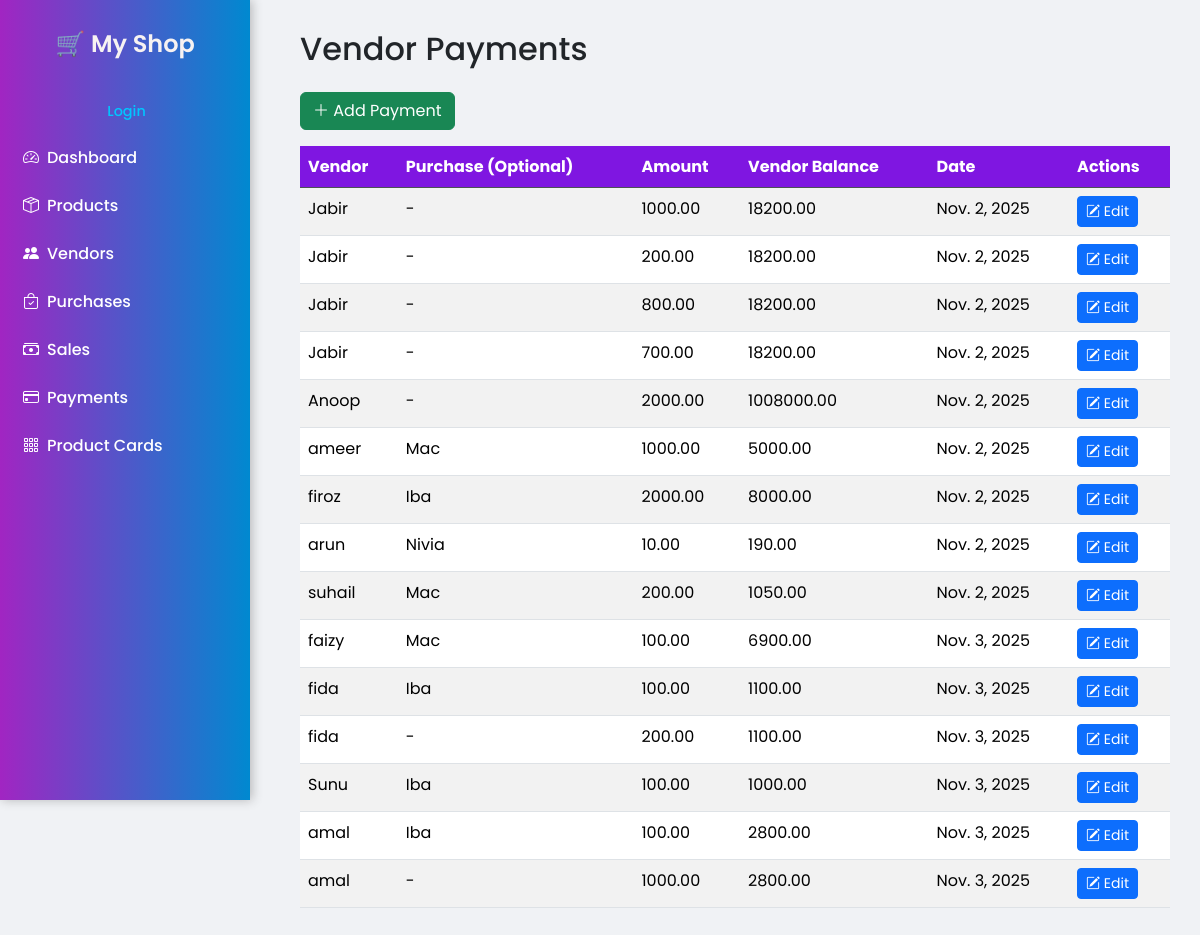
The page /payments/ on the database its author committed.
### core/models.py (models this page shows, shortened)
class Payment(models.Model):
    vendor = models.ForeignKey(Vendor, on_delete=models.CASCADE, related_name='payments')
    purchase = models.ForeignKey(Purchase, on_delete=models.CASCADE, null=True, blank=True, related_name='payments')
    amount = models.DecimalField(max_digits=10, decimal_places=2)  # ✅ DecimalField
    date = models.DateField(default=timezone.now)

class Vendor(models.Model):
    name = models.CharField(max_length=150)
    phone = models.CharField(max_length=15, blank=True)
    opening_balance = models.DecimalField(max_digits=10, decimal_places=2, default=Decimal('0.00'))
    balance = models.DecimalField(max_digits=10, decimal_places=2, default=Decimal('0.00'))
    def __str__(self):
        return self.name
    def pending_total(self):
        total_purchases = sum(p.total_price for p in self.purchases.all())
        total_payments = sum(pay.amount for pay in self.payments.all())
        return self.opening_balance + total_purchases - total_payments

class Purchase(models.Model):
    vendor = models.ForeignKey(Vendor, on_delete=models.CASCADE, related_name='purchases')
    product = models.ForeignKey(Product, on_delete=models.CASCADE)
    quantity = models.IntegerField()
    price = models.DecimalField(max_digits=10, decimal_places=2)
    total_price = models.DecimalField(max_digits=10, decimal_places=2)
    amount_paid = models.DecimalField(max_digits=10, decimal_places=2, default=Decimal('0.00'))
    date = models.DateField(default=timezone.now)

class Product(models.Model):
    subcategory = models.ForeignKey(SubCategory, on_delete=models.CASCADE)
    name = models.CharField(max_length=150)
    image = models.ImageField(upload_to='products/', null=True, blank=True)
    stock = models.IntegerField(default=0)
    purchase_price = models.DecimalField(max_digits=10, decimal_places=2)  # ✅ was FloatField
    sale_price = models.DecimalField(max_digits=10, decimal_places=2)      # ✅ was FloatField

### core/views.py (the view)
# urls.py: path('payments/', views.payments, name='payments'),
def payments(request):
    payments = Payment.objects.select_related('vendor')
    form = PaymentForm()
    if request.method == 'POST':
        form = PaymentForm(request.POST)
        if form.is_valid():
            form.save()
            return redirect('payments')
    return render(request, 'core/payments.html', {'payments': payments, 'form': form})

### core/templates/core/payments.html (shortened to what this page needs)
<!-- {% extends 'core/base.html' %}
{% block content %}
{% load static %}
<h2 class="mb-4">Vendor Payments</h2>
<button class="btn btn-success mb-3" data-bs-toggle="modal" data-bs-target="#addPaymentModal">
    <i class="bi bi-plus-lg"></i> Add Payment
</button>
<table class="table table-hover table-striped">
    <thead class="table-dark">
        <tr>
            <th>Vendor</th>
            <th>Purchase (Optional)</th>
            <th>Amount</th>
            <th>Vendor Balance</th>
            <th>Date</th>
            <th>Actions</th>
        </tr>
    </thead>
    <tbody>
        {% for payment in payments %}
        <tr>
            <td>{{ payment.vendor.name }}</td>
            <td>{% if payment.purchase %}{{ payment.purchase.product.name }}{% else %}-{% endif %}</td>
            <td>{{ payment.amount }}</td>
            <td>{{ payment.vendor.pending_total }}</td>
            <td>{{ payment.date }}</td>
            <td>
                <button class="btn btn-primary btn-sm" data-bs-toggle="modal" data-bs-target="#editPaymentModal{{ payment.id }}">
                    <i class="bi bi-pencil-square"></i> Edit
                </button>
            </td>
        </tr>
        {% endfor %}
    </tbody>
</table>
{% endblock %} -->

### core/templates/core/base.html (style rules this page uses)
body { font-family: 'Poppins', sans-serif; background: #f0f2f5; }
th { background-color: #7f16e1 !important; color: white; }

### rows shown on the page
Payment: vendor.name "Jabir", amount "1000.00", vendor.pending_total "18200.00", date "Nov. 2, 2025"
Payment: vendor.name "Jabir", amount "200.00", vendor.pending_total "18200.00", date "Nov. 2, 2025"
Payment: vendor.name "Jabir", amount "800.00", vendor.pending_total "18200.00", date "Nov. 2, 2025"
Payment: vendor.name "Jabir", amount "700.00", vendor.pending_total "18200.00", date "Nov. 2, 2025"
Payment: vendor.name "Anoop", amount "2000.00", vendor.pending_total "1008000.00", date "Nov. 2, 2025"
Payment: vendor.name "ameer", purchase.product.name "Mac", amount "1000.00", vendor.pending_total "5000.00", date "Nov. 2, 2025"
Payment: vendor.name "firoz", purchase.product.name "Iba", amount "2000.00", vendor.pending_total "8000.00", date "Nov. 2, 2025"
Payment: vendor.name "arun", purchase.product.name "Nivia", amount "10.00", vendor.pending_total "190.00", date "Nov. 2, 2025"
Payment: vendor.name "suhail", purchase.product.name "Mac", amount "200.00", vendor.pending_total "1050.00", date "Nov. 2, 2025"
Payment: vendor.name "faizy", purchase.product.name "Mac", amount "100.00", vendor.pending_total "6900.00", date "Nov. 3, 2025"
Payment: vendor.name "fida", purchase.product.name "Iba", amount "100.00", vendor.pending_total "1100.00", date "Nov. 3, 2025"
Payment: vendor.name "fida", amount "200.00", vendor.pending_total "1100.00", date "Nov. 3, 2025"
Payment: vendor.name "Sunu", purchase.product.name "Iba", amount "100.00", vendor.pending_total "1000.00", date "Nov. 3, 2025"
Payment: vendor.name "amal", purchase.product.name "Iba", amount "100.00", vendor.pending_total "2800.00", date "Nov. 3, 2025"
Payment: vendor.name "amal", amount "1000.00", vendor.pending_total "2800.00", date "Nov. 3, 2025"
